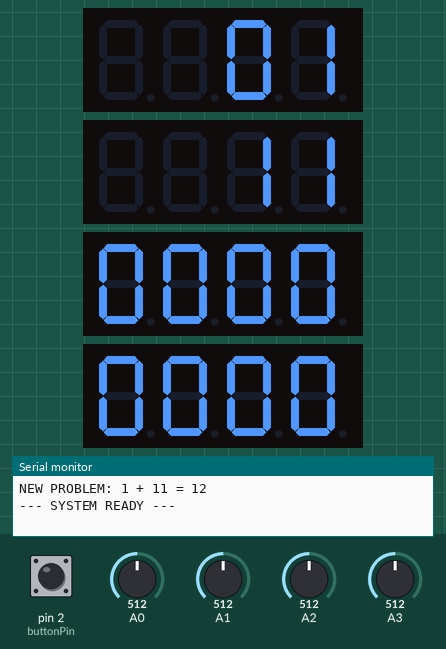
Bench run of a sketch on a simulated Arduino Uno, built with avr-gcc and run on an emulated ATmega328P. Parts: 4 × 4-digit seven-segment display, the last lines printed to the serial monitor. Inputs (shaded band) come from the test bench; at power-on: A1 = 512, A0 = 512, pin 2 (buttonPin) HIGH, A3 = 512, A2 = 512. Random numbers use the default seed unless the sketch sets one.

Above: at 1.3 s.
1.4 s: A1 set to 910
At 1.81 s:
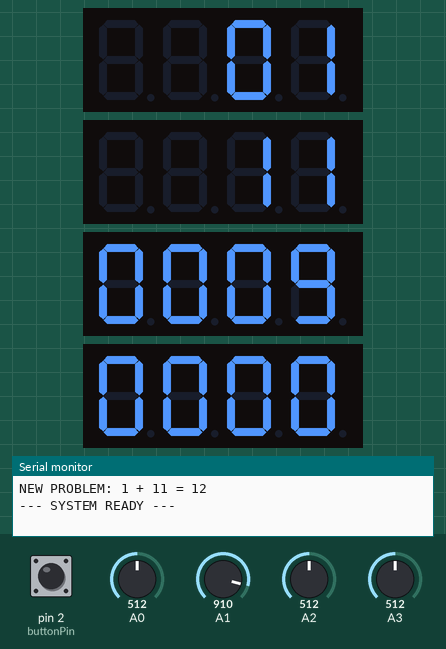
3.1 s: A0 set to 910
At 4.2 s:
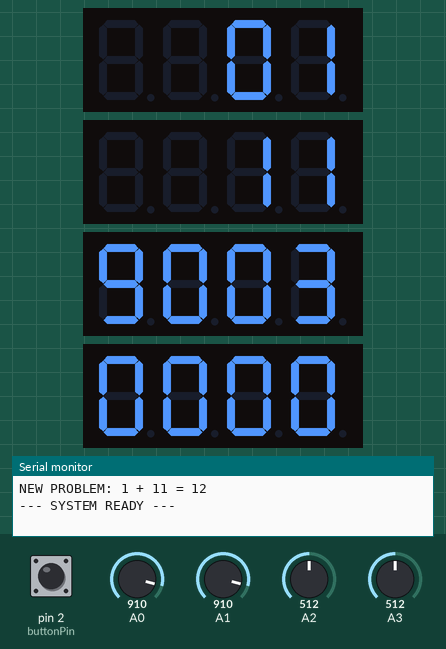
5.3 s: pin 2 (buttonPin) pulled LOW for 3.2 s
At 8.7 s:
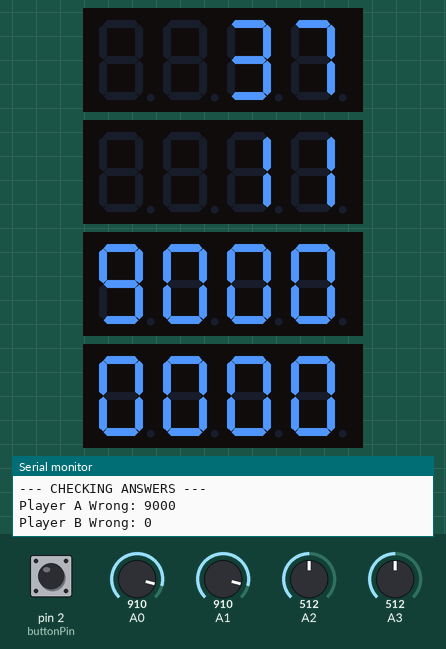
10.0 s: A3 set to 910
At 11.3 s:
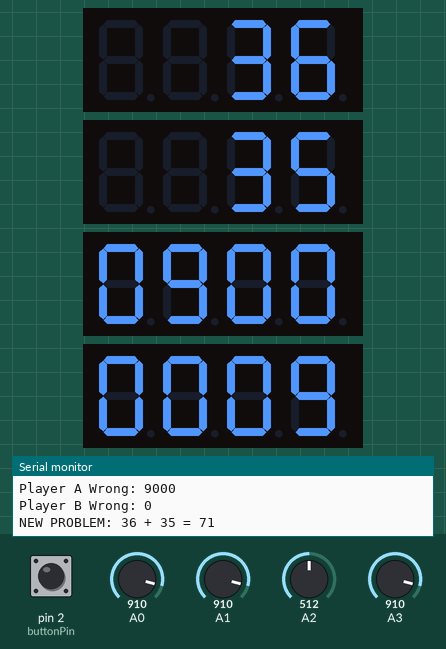
12.4 s: A2 set to 910
At 13.9 s:
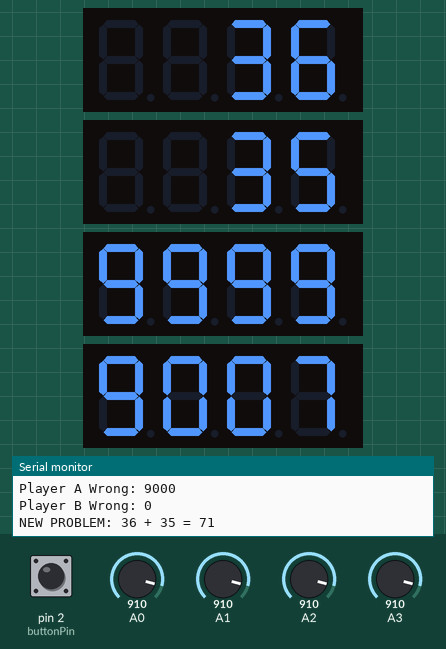
15.0 s: pin 2 (buttonPin) pulled LOW for 1 s
At 18.1 s:
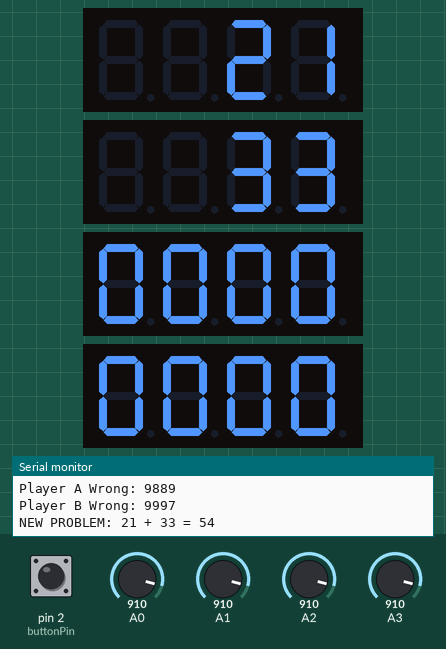
Timing chart, 0 to 19.6 s (numbered marks = the images above; inputs shaded):
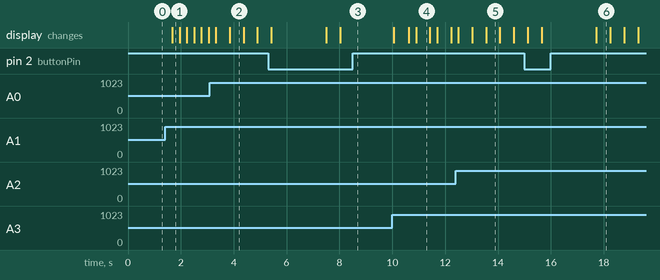

Measured:
- after the input at 1.4 s, the display: changes after 0.27 s (image 1)
- what the display in image 2 shows lasts 0.6 s, from 3.8 s to 4.4 s

The sketch:

first_sketch.ino
```cpp
#include <TM1637.h>

// This code is a base code for the main project
// No working leds
// Works with all 4 displays both joysticks and 1 button.
// To bridge it to the final circuit, we need to add the leds and the difficulty buttons

// --- DISPLAY CONFIGURATION ---
// All displays share CLK on Pin 6. Individual DIO pins follow:
TM1637 dispNum1(6, 7); // Number 1 of equation
TM1637 dispNum2(6, 8); // Number 2 of equation
TM1637 dispA(6, 9);    // Player A entry
TM1637 dispB(6, 10);   // Player B entry

// --- HARDWARE PINS ---
const int buttonPin = 2;
const int pA_X = A0;
const int pA_Y = A1;
const int pB_X = A2;
const int pB_Y = A3;

// --- GAME STATE ---
int targetAnswer = 0;
int playerA_digits[4] = {0, 0, 0, 0};
int playerB_digits[4] = {0, 0, 0, 0};
int cursorA = 3; // 0=Thousand, 1=Hundred, 2=Ten, 3=Unit
int cursorB = 3;

void setup()
{
    Serial.begin(9600);
    pinMode(buttonPin, INPUT_PULLUP);

    // Initialize all displays
    dispNum1.init();
    dispNum2.init();
    dispA.init();
    dispB.init();

    // Set brightness (Problem displays dim, Player displays bright)
    dispNum1.set(2);
    dispNum2.set(2);
    dispA.set(5);
    dispB.set(5);

    randomSeed(analogRead(A5));
    generateNewProblem();
    Serial.println("--- SYSTEM READY ---");
}

void loop()
{
    // Handle Player A Navigation & Input
    bool updateA = handleJoystick(pA_X, pA_Y, cursorA, playerA_digits);
    if (updateA)
        refreshDisplay(dispA, playerA_digits);

    // Handle Player B Navigation & Input
    bool updateB = handleJoystick(pB_X, pB_Y, cursorB, playerB_digits);
    if (updateB)
        refreshDisplay(dispB, playerB_digits);

    // Check Answer Button (Active LOW)
    if (digitalRead(buttonPin) == LOW)
    {
        checkWinCondition();
        delay(2000); // Winner display time
        generateNewProblem();
    }
}

// Logic for Joystick movement: returns true if a change happened
bool handleJoystick(int xPin, int yPin, int &cursor, int digits[])
{
    int xVal = analogRead(xPin);
    int yVal = analogRead(yPin);
    bool changed = false;

    // X-Axis: Switch digit position (Left/Right)
    if (xVal > 900)
    {
        cursor++;
        if (cursor > 3)
            cursor = 0;
        delay(250);
        changed = true;
    }
    else if (xVal < 100)
    {
        cursor--;
        if (cursor < 0)
            cursor = 3;
        delay(250);
        changed = true;
    }

    // Y-Axis: Change digit value (Up/Down)
    if (yVal < 100)
    {
        digits[cursor]++;
        if (digits[cursor] > 9)
            digits[cursor] = 0;
        delay(250);
        changed = true;
    }
    else if (yVal > 900)
    {
        digits[cursor]--;
        if (digits[cursor] < 0)
            digits[cursor] = 9;
        delay(250);
        changed = true;
    }

    return changed;
}

void refreshDisplay(TM1637 &display, int digits[])
{
    for (int i = 0; i < 4; i++)
    {
        display.display(i, digits[i]);
    }
}

void generateNewProblem()
{
    int n1 = random(1, 50);
    int n2 = random(1, 50);
    targetAnswer = n1 + n2;

    Serial.print("\nNEW PROBLEM: ");
    Serial.print(n1);
    Serial.print(" + ");
    Serial.print(n2);
    Serial.print(" = ");
    Serial.println(targetAnswer);

    // Reset Player Arrays
    for (int i = 0; i < 4; i++)
    {
        playerA_digits[i] = 0;
        playerB_digits[i] = 0;
    }

    // Show problem on top displays
    dispNum1.display(2, (n1 / 10) % 10);
    dispNum1.display(3, n1 % 10);
    dispNum2.display(2, (n2 / 10) % 10);
    dispNum2.display(3, n2 % 10);

    // Clear Player displays to zero
    refreshDisplay(dispA, playerA_digits);
    refreshDisplay(dispB, playerB_digits);
}

void checkWinCondition()
{
    int valA = (playerA_digits[0] * 1000) + (playerA_digits[1] * 100) + (playerA_digits[2] * 10) + playerA_digits[3];
    int valB = (playerB_digits[0] * 1000) + (playerB_digits[1] * 100) + (playerB_digits[2] * 10) + playerB_digits[3];

    Serial.println("--- CHECKING ANSWERS ---");

    if (valA == targetAnswer)
    {
        Serial.println("PLAYER A WINS!");
        for (int i = 0; i < 4; i++)
            dispA.display(i, 8); // Success flash
    }
    else
    {
        Serial.print("Player A Wrong: ");
        Serial.println(valA);
    }

    if (valB == targetAnswer)
    {
        Serial.println("PLAYER B WINS!");
        for (int i = 0; i < 4; i++)
            dispB.display(i, 8); // Success flash
    }
    else
    {
        Serial.print("Player B Wrong: ");
        Serial.println(valB);
    }
}
```
